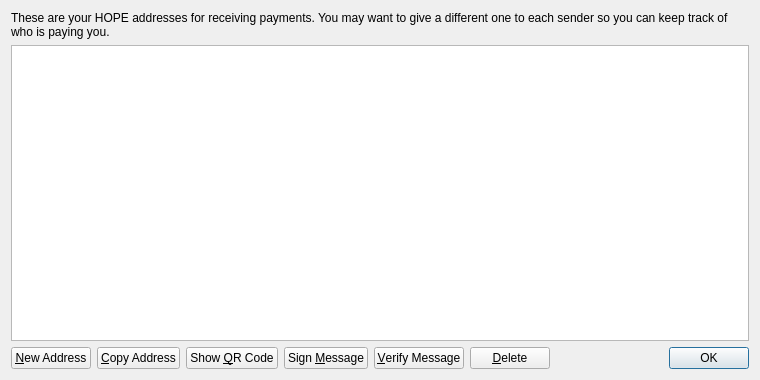
<?xml version="1.0" encoding="UTF-8"?>
<ui version="4.0">
 <class>AddressBookPage</class>
 <widget class="QWidget" name="AddressBookPage">
  <property name="geometry">
   <rect>
    <x>0</x>
    <y>0</y>
    <width>760</width>
    <height>380</height>
   </rect>
  </property>
  <property name="windowTitle">
   <string>Address Book</string>
  </property>
  <layout class="QVBoxLayout" name="verticalLayout">
   <item>
    <widget class="QLabel" name="labelExplanation">
     <property name="text">
      <string>These are your HOPE addresses for receiving payments. You may want to give a different one to each sender so you can keep track of who is paying you.</string>
     </property>
     <property name="textFormat">
      <enum>Qt::PlainText</enum>
     </property>
     <property name="wordWrap">
      <bool>true</bool>
     </property>
    </widget>
   </item>
   <item>
    <widget class="QTableView" name="tableView">
     <property name="contextMenuPolicy">
      <enum>Qt::CustomContextMenu</enum>
     </property>
     <property name="toolTip">
      <string>Double-click to edit address or label</string>
     </property>
     <property name="tabKeyNavigation">
      <bool>false</bool>
     </property>
     <property name="alternatingRowColors">
      <bool>true</bool>
     </property>
     <property name="selectionMode">
      <enum>QAbstractItemView::SingleSelection</enum>
     </property>
     <property name="selectionBehavior">
      <enum>QAbstractItemView::SelectRows</enum>
     </property>
     <property name="sortingEnabled">
      <bool>true</bool>
     </property>
     <attribute name="verticalHeaderVisible">
      <bool>false</bool>
     </attribute>
    </widget>
   </item>
   <item>
    <layout class="QHBoxLayout" name="horizontalLayout">
     <item>
      <widget class="QPushButton" name="newAddressButton">
       <property name="toolTip">
        <string>Create a new address</string>
       </property>
       <property name="text">
        <string>&amp;New Address</string>
       </property>
       <property name="icon">
        <iconset resource="../bitcoin.qrc">
         <normaloff>:/icons/add</normaloff>:/icons/add</iconset>
       </property>
      </widget>
     </item>
     <item>
      <widget class="QPushButton" name="copyToClipboard">
       <property name="toolTip">
        <string>Copy the currently selected address to the system clipboard</string>
       </property>
       <property name="text">
        <string>&amp;Copy Address</string>
       </property>
       <property name="icon">
        <iconset resource="../bitcoin.qrc">
         <normaloff>:/icons/editcopy</normaloff>:/icons/editcopy</iconset>
       </property>
      </widget>
     </item>
     <item>
      <widget class="QPushButton" name="showQRCode">
       <property name="text">
        <string>Show &amp;QR Code</string>
       </property>
       <property name="icon">
        <iconset resource="../bitcoin.qrc">
         <normaloff>:/icons/qrcode</normaloff>:/icons/qrcode</iconset>
       </property>
      </widget>
     </item>
     <item>
      <widget class="QPushButton" name="signMessage">
       <property name="toolTip">
        <string>Sign a message to prove you own a HOPE address</string>
       </property>
       <property name="text">
        <string>Sign &amp;Message</string>
       </property>
       <property name="icon">
        <iconset resource="../bitcoin.qrc">
         <normaloff>:/icons/edit</normaloff>:/icons/edit</iconset>
       </property>
      </widget>
     </item>
     <item>
      <widget class="QPushButton" name="verifyMessage">
       <property name="toolTip">
        <string>Verify a message to ensure it was signed with a specified HOPE address</string>
       </property>
       <property name="text">
        <string>&amp;Verify Message</string>
       </property>
       <property name="icon">
        <iconset resource="../bitcoin.qrc">
         <normaloff>:/icons/transaction_0</normaloff>:/icons/transaction_0</iconset>
       </property>
      </widget>
     </item>
     <item>
      <widget class="QPushButton" name="deleteButton">
       <property name="toolTip">
        <string>Delete the currently selected address from the list</string>
       </property>
       <property name="text">
        <string>&amp;Delete</string>
       </property>
       <property name="icon">
        <iconset resource="../bitcoin.qrc">
         <normaloff>:/icons/remove</normaloff>:/icons/remove</iconset>
       </property>
      </widget>
     </item>
     <item>
      <spacer name="horizontalSpacer">
       <property name="orientation">
        <enum>Qt::Horizontal</enum>
       </property>
       <property name="sizeHint" stdset="0">
        <size>
         <width>40</width>
         <height>20</height>
        </size>
       </property>
      </spacer>
     </item>
     <item>
      <widget class="QDialogButtonBox" name="buttonBox">
       <property name="sizePolicy">
        <sizepolicy hsizetype="Maximum" vsizetype="Fixed">
         <horstretch>0</horstretch>
         <verstretch>0</verstretch>
        </sizepolicy>
       </property>
       <property name="standardButtons">
        <set>QDialogButtonBox::Ok</set>
       </property>
      </widget>
     </item>
    </layout>
   </item>
  </layout>
 </widget>
 <resources>
  <include location="../bitcoin.qrc"/>
 </resources>
 <connections/>
</ui>
